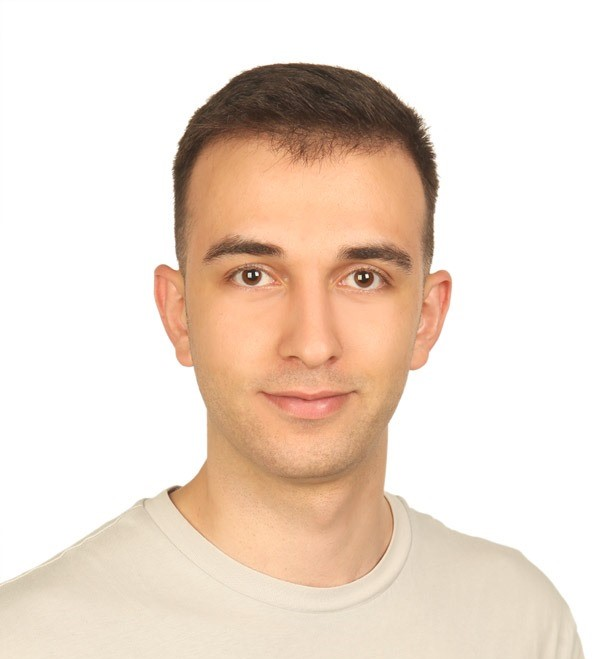
#> input picture media/profile_pics/0ce68f2b-6474-4a83-b48b-b87b57508955.jpg, 600 x 659 px
$ python -i image_utils.py   (imports and definitions only)
#> lines starting #> are read from the running program, lines starting #| are printed output that depends on the picture
from PIL import Image, ImageOps, ImageFilter, ImageDraw, ImageFont
from django.core.files.storage import default_storage
from django.core.files.base import ContentFile
from django.core.cache import cache
import os
import hashlib
from io import BytesIO
from django.conf import settings

# [36 lines left out: function optimize_image, not called in this run]

def create_thumbnail(image_field, size=(300, 300), quality=80):
    """
    Küçük resim oluşturur
    """
#> called with size = (300, 300), quality = 80
    if not image_field:
        return None

    try:
        with Image.open(image_field) as img:
            # EXIF verilerini düzelt
#> img is the input picture: PIL image 600x659 RGB; mean R, G, B 236.3, 219.3, 206
            img = ImageOps.exif_transpose(img)

            # Renk modunu düzelt
            if img.mode in ('RGBA', 'LA', 'P'):
                background = Image.new('RGB', img.size, (255, 255, 255))
                if img.mode == 'P':
                    img = img.convert('RGBA')
                background.paste(img, mask=img.split()[-1] if img.mode == 'RGBA' else None)
                img = background
            elif img.mode != 'RGB':
                img = img.convert('RGB')

            # Kare thumbnail oluştur
            img = ImageOps.fit(img, size, Image.Resampling.LANCZOS)
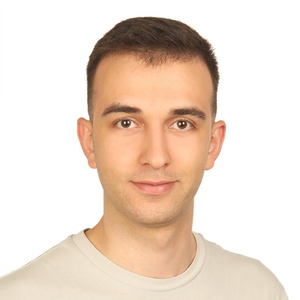
#> img: PIL image 300x300 RGB; mean R, G, B 235.3, 217.2, 203.5

            # Optimize et
            output = BytesIO()
            img.save(output, format='JPEG', quality=quality, optimize=True)
            output.seek(0)

            return ContentFile(output.getvalue())
    except Exception as e:
        print(f"Thumbnail creation error: {e}")
        return None

# [169 lines left out: functions get_image_info, create_multiple_thumbnails, create_webp_version, create_placeholder_image, get_image_dimensions, not called in this run]

>>> result = create_thumbnail('../media/profile_pics/0ce68f2b-6474-4a83-b48b-b87b57508955.jpg')
